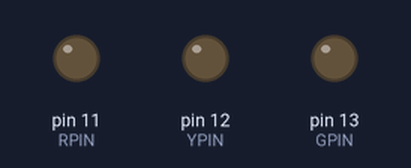
The sketch below on a simulated Arduino Uno, built with avr-gcc and run on an emulated ATmega328P. Shown: output pins drawn as LEDs (lit = HIGH).

Above: at 0.5 s.
At 2.5 s:
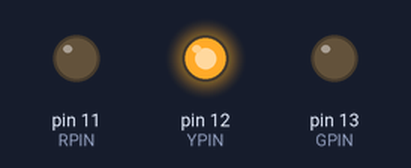
At 3.5 s:
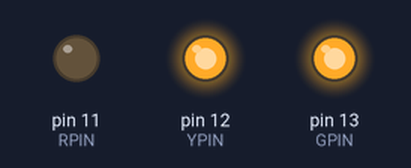
At 4.5 s:
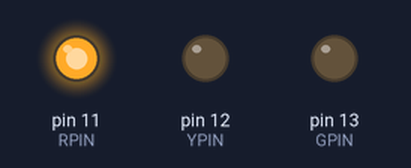
At 6.5 s:
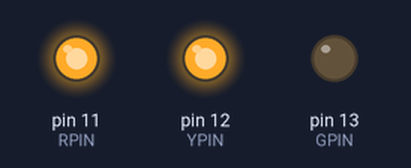
At 9.5 s:
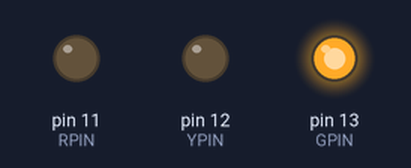
Timing chart, 0 to 10.4 s (numbered marks = the images above):
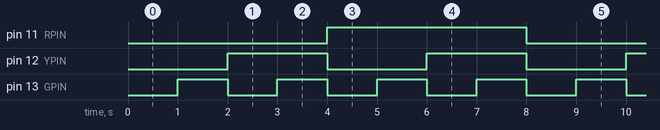

The sketch:

Binary.ino
```cpp
// This is used to define a shorthand for our pins. RPIN = Red Pin.
#define RPIN 11
#define YPIN 12
#define GPIN 13

void setup() {
  // We enable the pins as output.
  pinMode(RPIN, OUTPUT);
  pinMode(YPIN, OUTPUT);
  pinMode(GPIN, OUTPUT);
}

void loop() {
  for(int i = 0; i<8; i++) {
    switch (i) { // Based on the value of i, different light-configurations will be showed.
     case 0:
      digitalWrite(RPIN, LOW);
      digitalWrite(YPIN, LOW);
      digitalWrite(GPIN, LOW);
      delay(1000); // We have 1 second delays between the for loop counting up.
      break;
    case 1:
      digitalWrite(RPIN, LOW);
      digitalWrite(YPIN, LOW);
      digitalWrite(GPIN, HIGH);
      delay(1000);
      break;
    case 2:
      digitalWrite(RPIN, LOW);
      digitalWrite(YPIN, HIGH);
      digitalWrite(GPIN, LOW);
      delay(1000);
      break;
    case 3:
      digitalWrite(RPIN, LOW);
      digitalWrite(YPIN, HIGH);
      digitalWrite(GPIN, HIGH);
      delay(1000);
      break;
    case 4:
      digitalWrite(RPIN, HIGH);
      digitalWrite(YPIN, LOW);
      digitalWrite(GPIN, LOW);
      delay(1000);
      break;
    case 5:
      digitalWrite(RPIN, HIGH);
      digitalWrite(YPIN, LOW);
      digitalWrite(GPIN, HIGH);
      delay(1000);
      break;
    case 6:
      digitalWrite(RPIN, HIGH);
      digitalWrite(YPIN, HIGH);
      digitalWrite(GPIN, LOW);
      delay(1000);
      break;
    case 7:
      digitalWrite(RPIN, HIGH);
      digitalWrite(YPIN, HIGH);
      digitalWrite(GPIN, HIGH);
      delay(1000);
      break;
    }
  }
}
```

Measured:
- by itself, pin 11 (RPIN): alternates HIGH for 4.0 s and LOW for 4.0 s
- by itself, pin 12 (YPIN): alternates HIGH for 2.0 s and LOW for 2.0 s
- by itself, pin 13 (GPIN): alternates HIGH for 1.0 s and LOW for 1.0 s
